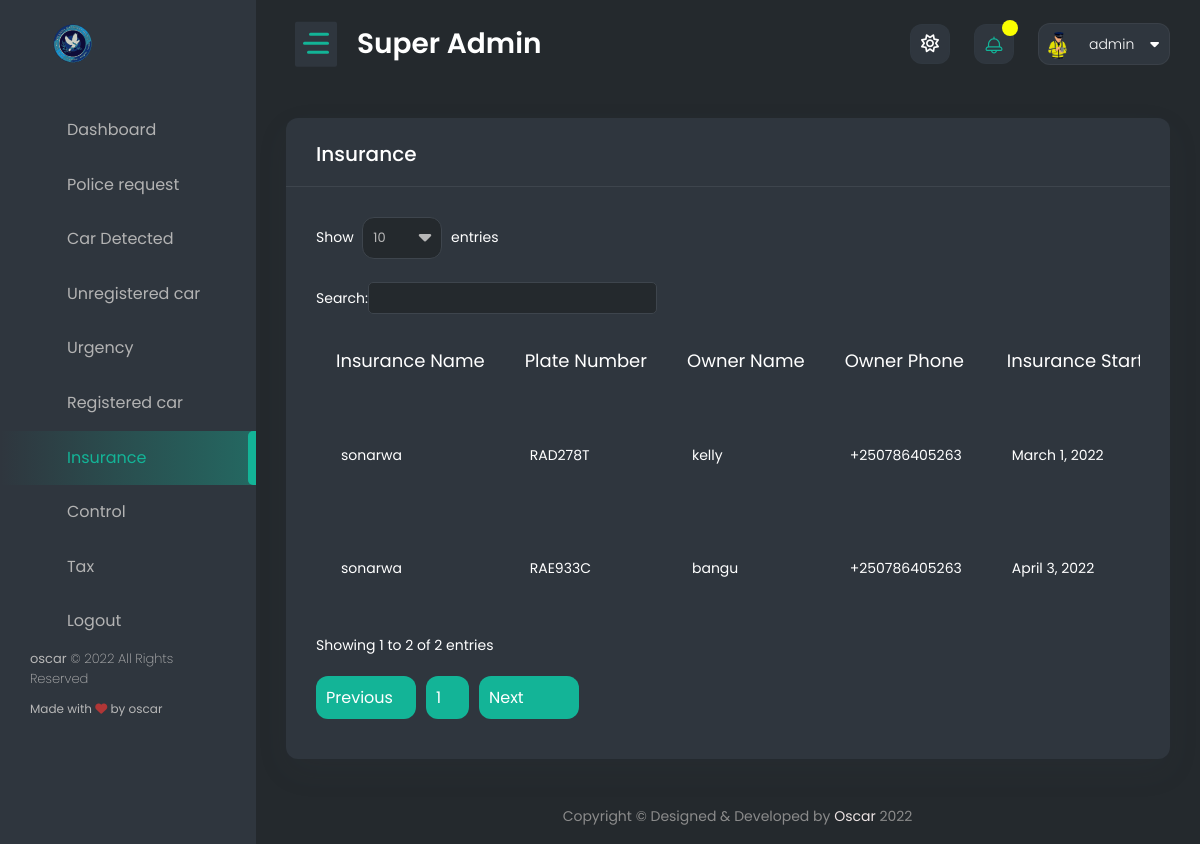
Page /superimboniadmin/admin_insurance/ (signed in) on the committed database.
### authentication/models.py (models this page shows, shortened)
class Profile(models.Model):
    user = models.OneToOneField(User, on_delete=models.CASCADE)
    user_image = models.ImageField(upload_to='images/', default='profile.png', )
    date_of_birth = models.DateField(max_length=250, blank=True, null=True)
    id_number = models.PositiveIntegerField(blank=True, null=True)
    email = models.EmailField(blank=True, null=True)
    rank = models.CharField(max_length=50, blank=True, null=True)
    residence = models.CharField(max_length=50, blank=True, null=True)

class User(AbstractBaseUser):
    name = models.CharField(max_length=255, null=False)
    phone_number = PhoneNumberField(unique=True)
    is_verified = models.BooleanField(default=False)
    is_verified_police = models.BooleanField(default=False)
    is_two_f_enable = models.BooleanField(default=False)
    is_active = models.BooleanField(default=True)
    staff = models.BooleanField(default=False)
    admin = models.BooleanField(default=False)
    USERNAME_FIELD = 'phone_number'
    REQUIRED_FIELDS = ['name']
    objects = UserManager()
    objects = UserManager()
    objects = UserManager()

### car_plate/models.py (models this page shows, shortened)
class Insurance(models.Model):
    insurance_name = models.CharField(max_length=50)
    car = models.ForeignKey(Car_registration, on_delete=models.CASCADE, null=True)
    insurance_duration_start = models.DateField()
    insurance_duration_end = models.DateField()
    time_done = models.DateTimeField(auto_now_add=True)
    class Meta:
        verbose_name_plural = 'Insurance'

class Car_registration(models.Model):
    id = models.UUIDField(
        default=uuid.uuid4,
        unique=True,
        primary_key=True,
        editable=False
    )
    owner_name = models.CharField(max_length=50)
    Owner_Id = models.IntegerField()
    car_model = models.CharField(max_length=200, null=False)
    owner_phone_number = PhoneNumberField()
    phone_number_assign = PhoneNumberField(blank=True, null=True)
    owner_email = models.EmailField()
    plate_number = models.CharField(max_length=20, unique=True)
    time_done = models.DateTimeField(auto_now_add=True)
    class Meta:
        verbose_name_plural = 'Car Registration'
        ordering = ['-id']

### admin_panel/views.py (the view)
# urls.py: path('admin_insurance/', admin_insurance, name='admin_insurance'),
def admin_insurance(request):
    now_date = now.date()
    all_insurance = Insurance.objects.all()
    context = {
        'insurance': all_insurance,
        'now_date': now_date
    }
    return render(request, 'super_temp/admin_insurance.html', context)

### authentication/context_processors.py (called while the page is built)
def extras(request):
    user = request.user
    if user.is_authenticated:
        police_req = Police_request.objects.filter(police=user).first()
        profile_police = get_object_or_404(Profile, user=user)
        user_small = user.name
        user_small = user_small.split(' ')
        user_small = user_small[0][:2].upper()
        police_req = police_req
    else:
        profile_police = None
        user_small = None
        police_req = None
    return {
        'profile': profile_police,
        'user': user,
        'user_small': user_small,
        'police_req': police_req
    }

def message_review(request):
    try:
        user = request.user
        message_all = Send_message.objects.filter(police_user=user)[:10]
        user_small = user.name
        user_small = user_small.split(' ')
        user_small = user_small[0][:2].upper()
    except:
        message_all = []
        user_small = 'AA'
    return {
        'message_all': message_all,
        'user_small': user_small
    }

### admin_panel/templates/super_temp/admin_insurance.html (shortened to what this page needs)
{% extends 'super_police/base.html' %}
{% load static %}
{% block content %}
    <div class="content-body">
			<div class="container-fluid">
				<div class="row">
                    <div class="col-12">
                        <div class="card">
                            <div class="card-header">
                                <h4 class="card-title">Insurance</h4>
                            </div>
                            <div class="card-body">
                                <div class="table-responsive">
                                    <table id="example4" class="display" style="min-width: 645px">
                                        <thead>
                                            <tr>
                                                <th>Insurance name</th>
                                                <th>plate number</th>
                                                <th>Owner name</th>
                                                <th>Owner phone</th>
                                                <th>Insurance start </th>
                                            </tr>
                                        </thead>
                                        <tbody>
                                        {% for insurance in insurance %}
                                            <tr>
                                                <td>{{ insurance.insurance_name }}</td>
                                                <td>{{ insurance.car.plate_number }}</td>
                                                <td>{{ insurance.car.owner_name }}</td>
                                                <td>{{ insurance.car.owner_phone_number }}</td>
                                                <td>{{ insurance.insurance_duration_start }}</td>
                                            </tr>
                                        {% endfor %}
                                        </tbody>
                                    </table>
                                </div>
                            </div>
                        </div>
                    </div>
				</div>
            </div>
        </div>
{% endblock %}

### templates/super_police/base.html (shortened to what this page needs)
<!DOCTYPE html>
<html lang="en">
<head>
    {% load static %}
	<link href="{% static 'dashboard/vendor/owl-carousel/owl.carousel.css' %}" rel="stylesheet">
    <link href="{% static 'dashboard/vendor/bootstrap-select/dist/css/bootstrap-select.min.css' %}" rel="stylesheet">
    <link href="{% static 'dashboard/css/style.css' %}" rel="stylesheet">
	<link href="{% static 'dashboard/cdn.lineicons.com/2.0/LineIcons.css' %}" rel="stylesheet">
</head>
<body>
    <div id="main-wrapper">
        <div class="nav-header">
            <a href="" class="brand-logo">
                <img class="logo-abbr" src="{% static 'home/images/policelogo.svg' %}" alt="" style="height: 120px; width: 120px; ">
            </a>
            <div class="nav-control">
                <div class="hamburger">
                    <span class="line"></span><span class="line"></span><span class="line"></span>
                </div>
            </div>
        </div>
        <div class="header">
            <div class="header-content">
                <nav class="navbar navbar-expand">
                    <div class="collapse navbar-collapse justify-content-between">
                        <div class="header-left">
                            <div class="dashboard_bar">
                                Super Admin
                            </div>
                        </div>
                        <ul class="navbar-nav header-right">
							<li class="nav-item dropdown notification_dropdown">
                                <a class="nav-link bell dz-theme-mode active" href="javascript:void(0);">
									<i id="icon-light" class="far fa-sun"></i>
                                </a>
							</li>
                            <li class="nav-item dropdown notification_dropdown">
                                <a class="nav-link  ai-icon" href="javascript:;" role="button" data-bs-toggle="dropdown">
									<div class="pulse-css"></div>
                                </a>
                            </li>
                            <li class="nav-item dropdown header-profile">
                                <a class="nav-link" href="" role="button" data-bs-toggle="dropdown">
                                    <img src="{{ profile.user_image.url }}" width="20" alt=""/>
									<div class="header-info">
										<span>{{ user.name }}<i class="fa fa-caret-down ms-3" aria-hidden="true"></i></span>
									</div>
                                </a>
                            </li>
                        </ul>
                    </div>
                </nav>
            </div>
        </div>
        <div class="deznav">
            <div class="deznav-scroll">
				<ul class="metismenu" id="menu">
                    <li><a class="ai-icon" href="{% url 'admin_dashboard' %}" aria-expanded="false">
							<i class="flaticon-layout"></i>
							<span class="nav-text">Dashboard</span>
						</a>
                    </li>
                    <li><a class="ai-icon" href="{% url 'police_request_list' %}" aria-expanded="false">
						<i class="flaticon-monitor"></i>
							<span class="nav-text">Police request</span>
						</a>
                    </li>
                    <li><a class="ai-icon" href="{% url 'admin_all_captured' %}" aria-expanded="false">
							<i class="flaticon-bar-chart-1"></i>
							<span class="nav-text">Car Detected</span>
						</a>
                    </li>
                    <li><a class="ai-icon" href="{% url 'admin_unregistered_car' %}" aria-expanded="false">
							<i class="flaticon-web"></i>
							<span class="nav-text">Unregistered car</span>
						</a>
                    </li>
                    <li><a class="ai-icon" href="{% url 'admin_urgence_car' %}" aria-expanded="false">
							<i class="flaticon-plugin"></i>
							<span class="nav-text">Urgency</span>
						</a>
                    </li>
                    <li><a class="ai-icon" href="{% url 'admin_registered_car' %}" aria-expanded="false">
							<i class="flaticon-contract"></i>
							<span class="nav-text">Registered car</span>
						</a>
                    </li>
                    <li><a class="ai-icon" href="{% url 'admin_insurance' %}" aria-expanded="false">
							<i class="flaticon-contract"></i>
							<span class="nav-text">Insurance</span>
						</a>
                    </li>
                    <li><a class="ai-icon" href="{% url 'admin_control' %}" aria-expanded="false">
							<i class="flaticon-contract"></i>
							<span class="nav-text">Control</span>
						</a>
                    </li>
                    <li><a class="ai-icon" href="{% url 'admin_tax' %}" aria-expanded="false">
							<i class="flaticon-contract"></i>
							<span class="nav-text">Tax</span>
						</a>
                    </li>
                    <li><a class="ai-icon" href="{% url 'adminlogout' %}" aria-expanded="false">
							<i class="flaticon-table"></i>
							<span class="nav-text">Logout</span>
						</a>
                    </li>
                </ul>
				<div class="copyright">
					<p class="fs-13 font-w200"><strong class="font-w400">oscar</strong> © 2022 All Rights Reserved</p>
					<p>Made with <i class="fa fa-heart text-danger"></i> by oscar</p>
				</div>
			</div>
        </div>
        {% block content %}
        {% endblock %}
        <div class="footer">
            <div class="copyright">
                <p>Copyright © Designed &amp; Developed by <a href="https://www.facebook.com/koracode/" target="_blank">Oscar</a> 2022</p>
            </div>
        </div>
    </div>
</body>
</html>

### rows in the picture
Profile: user_image (placeholder picture)
User: name "admin"
Insurance: insurance_name "sonarwa", car.plate_number "RAD278T", car.owner_name "kelly", car.owner_phone_number "+250786405263", insurance_duration_start "March 1, 2022"
Insurance: insurance_name "sonarwa", car.plate_number "RAE933C", car.owner_name "bangu", car.owner_phone_number "+250786405263", insurance_duration_start "April 3, 2022"
